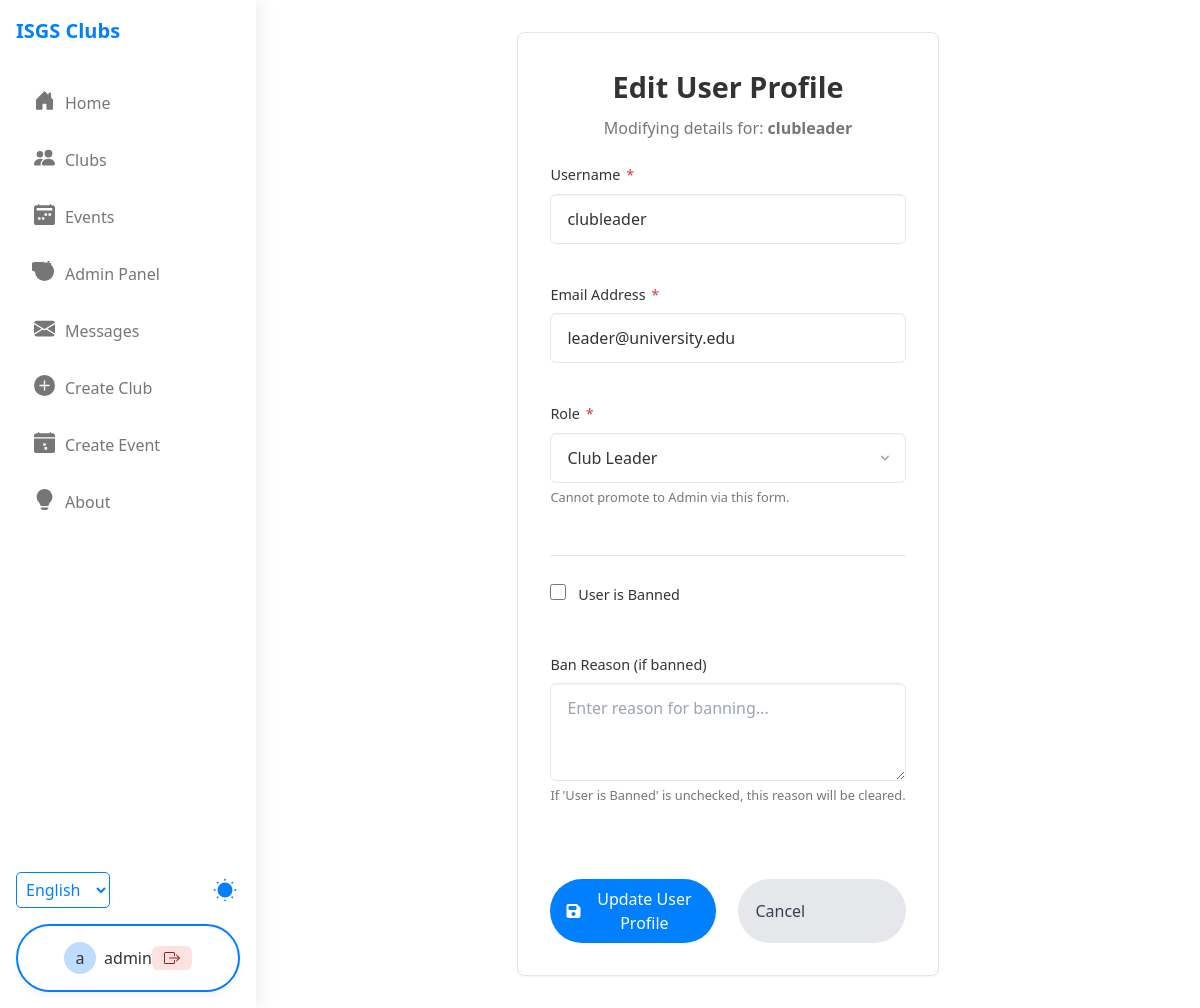
Before: /edit_user.php?id=2 (signed in) with the older database file.
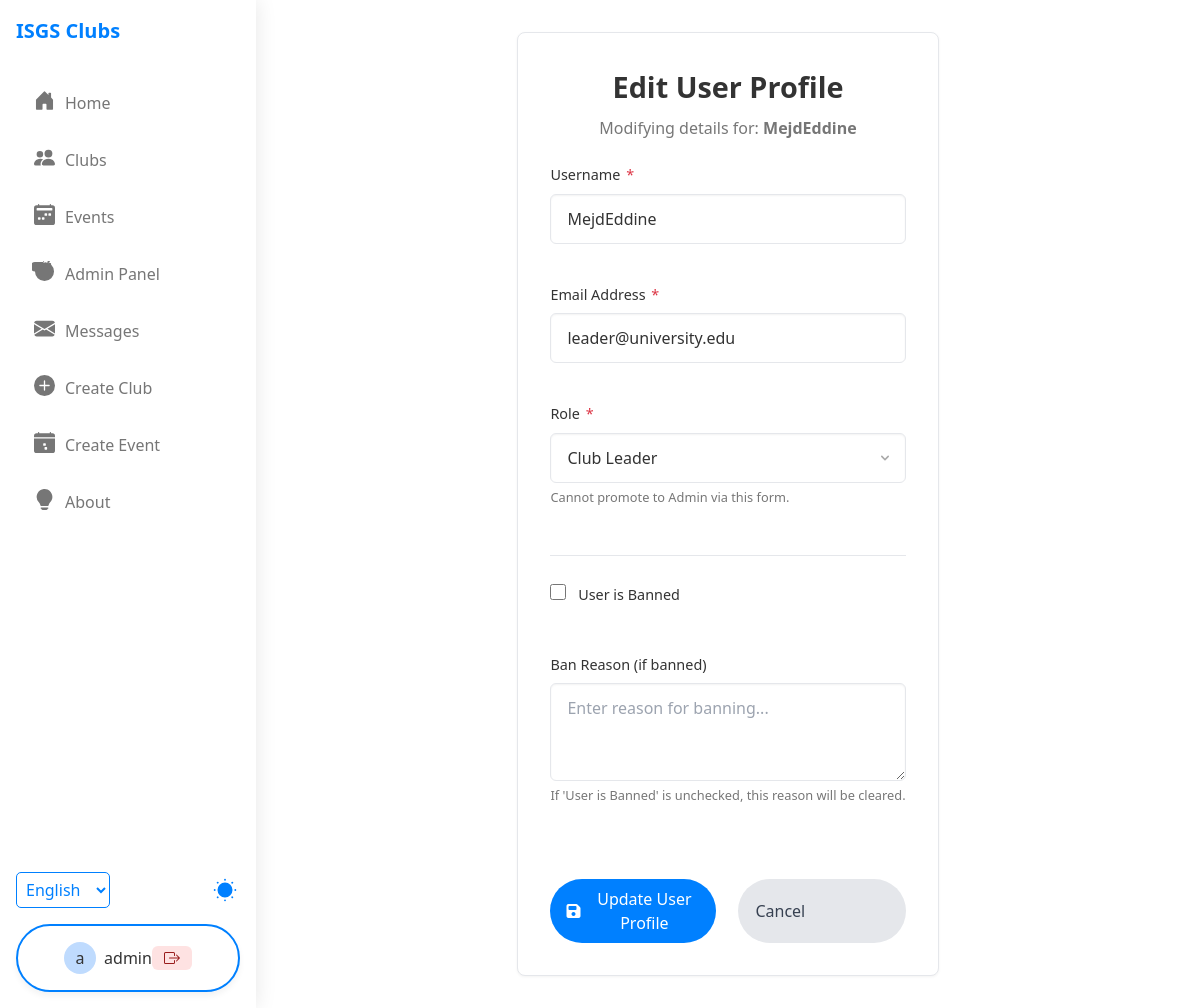
After: the same page with the newer database file.
### tables this page shows
CREATE TABLE `users` (
  `id` int(11) NOT NULL,
  `username` varchar(50) NOT NULL,
  `email` varchar(100) NOT NULL,
  `password` varchar(255) NOT NULL,
  `role` enum('student','club_leader','admin') NOT NULL DEFAULT 'student',
  `is_banned` tinyint(1) NOT NULL DEFAULT 0,
  `ban_reason` text DEFAULT NULL,
  `banned_until` datetime DEFAULT NULL COMMENT 'Null for permanent ban',
  `created_at` timestamp NOT NULL DEFAULT current_timestamp(),
  `profile_picture_path` varchar(100) DEFAULT NULL
);

### edit_user.php (the view, shortened to what this page needs)
<?php
require_once 'config/database.php';
$targetUserId = filter_input(INPUT_GET, 'id', FILTER_VALIDATE_INT);
$userToEdit = null;
$pageError = null;
try {
    $stmt = $pdo->prepare("SELECT id, username, email, role, is_banned, ban_reason FROM users WHERE id = :id");
    $stmt->bindParam(':id', $targetUserId, PDO::PARAM_INT);
    $stmt->execute();
    $userToEdit = $stmt->fetch(PDO::FETCH_ASSOC);
} catch (Exception $e) {
    error_log("Edit User Fetch Error: " . $e->getMessage());
    $pageError = "Could not load user data.";
    $userToEdit = false;
}
$allowedRoles = ['student', 'club_leader'];
$pageError = $pageError ?? null;
include_once 'header.php';
?>
<main class="main-content edit-user-container">
    <div class="edit-user-wrapper card">
        <div class="section-header">
             <h1 class="section-title">Edit User Profile</h1>
             <?php if ($userToEdit): ?>
                 <p class="section-subtitle">Modifying details for: <strong><?php echo htmlspecialchars($userToEdit['username']); ?></strong></p>
             <?php endif; ?>
        </div>
        <?php if ($userToEdit && !$pageError): ?>
            <form method="POST" action="edit_user.php?id=<?php echo $targetUserId; ?>" class="edit-form">
                <div class="form-group">
                    <label for="username">Username <span class="required">*</span></label>
                    <input type="text" id="username" name="username" class="form-input"
                           value="<?php echo htmlspecialchars($userToEdit['username']); ?>" required>
                </div>
                <div class="form-group">
                    <label for="email">Email Address <span class="required">*</span></label>
                    <input type="email" id="email" name="email" class="form-input"
                           value="<?php echo htmlspecialchars($userToEdit['email']); ?>" required>
                </div>
                 <div class="form-group">
                    <label for="role">Role <span class="required">*</span></label>
                    <select id="role" name="role" class="form-input" required>
                        <?php foreach ($allowedRoles as $roleValue): ?>
                            <option value="<?php echo htmlspecialchars($roleValue); ?>" <?php echo ($userToEdit['role'] === $roleValue) ? 'selected' : ''; ?>>
                                <?php echo ucwords(str_replace('_', ' ', htmlspecialchars($roleValue))); ?>
                            </option>
                        <?php endforeach; ?>
                    </select>
                     <small class="input-hint">Cannot promote to Admin via this form.</small>
                </div>
                 <hr class="form-divider">
                 <div class="form-group">
                    <label class="checkbox-label" for="is_banned">
                        <input type="checkbox" id="is_banned" name="is_banned" value="1" class="form-checkbox"
                               <?php echo ($userToEdit['is_banned'] ?? false) ? 'checked' : ''; ?>>
                        <span>User is Banned</span>
                    </label>
                 </div>
                 <div class="form-group">
                    <label for="ban_reason">Ban Reason (if banned)</label>
                    <textarea id="ban_reason" name="ban_reason" class="form-textarea"
                              rows="3" placeholder="Enter reason for banning..."><?php echo htmlspecialchars($userToEdit['ban_reason'] ?? ''); ?></textarea>
                     <small class="input-hint">If 'User is Banned' is unchecked, this reason will be cleared.</small>
                 </div>
                <div class="form-actions">
                    <button type="submit" name="update_profile" class="btn btn-primary">
                        <i class="fas fa-save"></i> Update User Profile
                    </button>
                     <a href="admin.php" class="btn btn-secondary" style="margin-left: 10px;">Cancel</a>
                </div>
            </form>
        <?php endif;  ?>
    </div>
</main>
</body>
</html>

Changed rows visible on the page:
changed users "leader@university.edu": username "clubleader" → "MejdEddine"
